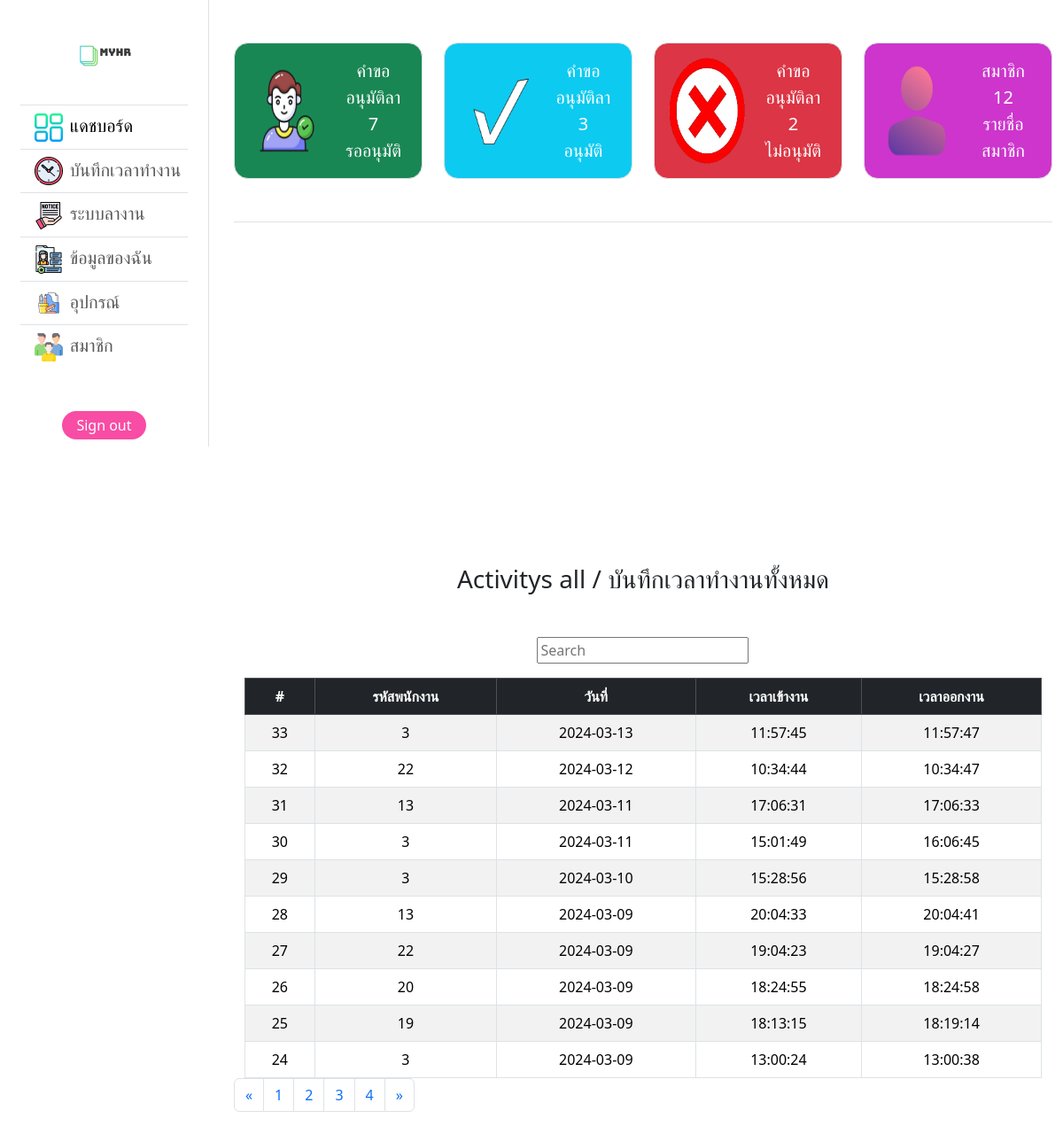
Page /dashboard_io.php (signed in) on the committed database.
### tables this page shows
CREATE TABLE `work_io` (
  `id` int(11) NOT NULL,
  `emp_id` int(11) NOT NULL,
  `workdate` date NOT NULL,
  `work_in` time NOT NULL,
  `work_out` time DEFAULT NULL
);

### config/pagination.php (called while the page is built, shortened)
<?php
$perpage = 10;
if (isset($_GET['page'])) {
    $page = $_GET['page'];
} else {
    $page = 1;
}
$start = ($page - 1) * $perpage;

### dashboard_io.php (the view, shortened to what this page needs)
<?php
include('config/chart.php');
?>
<!DOCTYPE html>
<html lang="en">
<head>
    <link rel="stylesheet" href="style/dashboard.css" />
    <link href="https://cdn.jsdelivr.net/npm/bootstrap@5.3.2/dist/css/bootstrap.min.css" rel="stylesheet" />
</head>
<body>
    <div class="d-flex">
        <nav class="navbar navbar-expand-lg fixed-left sidebar border-end">
            <div class="container-fluid flex-lg-column">
                <a class="navbar-brand m-auto" href="#"><img src="images/myhr.png" alt="" width="100px" height="100px" /></a>
                <div class="sidebar offcanvas offcanvas-start" tabindex="-1" id="offcanvasNavbar" aria-labelledby="offcanvasNavbarLabel">
                    <div class="offcanvas-body d-flex flex-column p-4 p-lg-0">
                        <ul class="navbar-nav justify-content-center  fs-5 flex-grow-1 flex-lg-column">
                            <?php if ($_SESSION['role'] == 'admin') { ?>
                                <li class="nav-item border-top">
                                    <a class="nav-link active main-btn-hover" id="dashboardLink" data-bs-toggle="collapse" href="#collapseExample"><img src="images/layout.png" alt="" style="width: 3rem; height: 2rem;" class="px-2">แดชบอร์ด</a>
                                </li>
                            <?php } ?>
                            <li class="nav-item border-top">
                                <a class="nav-link main-btn-hover" href="workio.php"><img src="images/clock.png" alt="" style="width: 3rem; height: 2rem;" class="px-2">บันทึกเวลาทำงาน</a>
                            </li>
                            <li class="nav-item border-top">
                                <a class="nav-link main-btn-hover" href="leave.php"><img src="images/notice.png" alt="" style="width: 3rem; height: 2rem;" class="px-2">ระบบลางาน</a>
                            </li>
                            <li class="nav-item border-top">
                                <a class="nav-link main-btn-hover" href="info.php"><img src="images/personal-data.png" alt="" style="width: 3rem; height: 2rem;" class="px-2">ข้อมูลของฉัน</a>
                            </li>
                            <li class="nav-item border-top">
                                <a class="nav-link main-btn-hover" href="asset.php"><img src="images/office-supplies.png" alt="" style="width: 3rem; height: 2rem;" class="px-2">อุปกรณ์</a>
                            </li>
                            <?php if ($_SESSION['role'] == 'admin') { ?>
                                <li class="nav-item border-top">
                                    <a class="nav-link main-btn-hover" href="member.php"><img src="images/team.png" alt="" style="width: 3rem; height: 2rem;" class="px-2">สมาชิก</a>
                                </li>
                            <?php } ?>
                        </ul>
                        <div class="d-flex justify-content-center align-items-center gap-3 mt-5">
                            <a href="/hrproject/config/logout.php" class="text-white text-decoration-none px-3 py-1 rounded-4" style="background-color: #f94ca4">Sign out</a>
                        </div>
                    </div>
                </div>
            </div>
        </nav>
        <?php
        if (!isset($_SESSION['account_id'])) {
        } else {
            $query_member_count = "SELECT COUNT(account_id) AS total_members FROM user_account";
            $result_member_count = mysqli_query($conn, $query_member_count);
            if ($result_member_count) {
                $row = mysqli_fetch_assoc($result_member_count);
                $total_members = $row['total_members'];
            } else {
                echo "Error: " . mysqli_error($conn);
            }
            $query_req_count = "SELECT COUNT(status) AS total_req FROM resleave WHERE status = 'request'";
            $result_req_count = mysqli_query($conn, $query_req_count);
            if ($result_req_count) {
                $row_req = mysqli_fetch_assoc($result_req_count);
                $total_req = $row_req['total_req'];
            } else {
                echo "Error: " . mysqli_error($conn);
            }
            $query_approve_count = "SELECT COUNT(status) AS total_approve FROM resleave WHERE status = 'approve'";
            $result_approve_count = mysqli_query($conn, $query_approve_count);
            if ($result_approve_count) {
                $row_approve = mysqli_fetch_assoc($result_approve_count);
                $total_approve = $row_approve['total_approve'];
            } else {
                echo "Error: " . mysqli_error($conn);
            }
            $query_reject_count = "SELECT COUNT(status) AS total_reject FROM resleave WHERE status = 'decline'";
            $result_reject_count = mysqli_query($conn, $query_reject_count);
            if ($result_reject_count) {
                $row_reject = mysqli_fetch_assoc($result_reject_count);
                $total_reject = $row_reject['total_reject'];
            } else {
                echo "Error: " . mysqli_error($conn);
            }
        }
        ?>
        <div class="flex-grow-1 ms-3 container text-center">
            <div class="row fs-5 mt-5">
                <div class="col-12 col-md-6 col-xl-3">
                    <a href="dashboard_leave_admin.php">
                        <div class="p-1 bg-success border rounded-4 d-inline-flex text-white p-3">
                            <img src="images/humancheck.png" alt="" width="86px" class="me-3">
                            <p class="m-auto">คำขออนุมัติลา<br><?php echo $total_req; ?> <br>รออนุมัติ</p>
                        </div>
                    </a>
                </div>
                <div class="col-12 col-md-6 col-xl-3">
                    <a href="dashboard_approve_admin.php">
                        <div class="p-1 bg-info border rounded-4 d-inline-flex text-white p-3">
                            <img src="images/check.png" alt="" width="86px" class="me-3">
                            <p class="m-auto">คำขออนุมัติลา<br><?php echo $total_approve; ?> <br>อนุมัติ</p>
                        </div>
                    </a>
                </div>
                <div class="col-12 col-md-6 col-xl-3">
                    <a href="dashboard_decline_admin.php">
                        <div class="p-1 bg-danger border rounded-4 d-inline-flex text-white p-3">
                            <img src="images/x-mark.png" alt="" width="86px" class="me-3">
                            <p class="m-auto">คำขออนุมัติลา<br><?php echo $total_reject; ?> <br>ไม่อนุมัติ</p>
                        </div>
                    </a>
                </div>
                <div class="col-12 col-md-6 col-xl-3">
                    <a href="member.php">
                        <div class="p-1 border rounded-4 d-inline-flex text-white p-3" style="background-color: #CD35CD;">
                            <img src="images/user.png" alt="" width="86px" class="me-3">
                            <p class="m-auto">สมาชิก<br><?php echo $total_members; ?> <br>รายชื่อสมาชิก</p>
                        </div>
                    </a>
                </div>
            </div>
            <div class="container m-auto justify-content-center text-center mt-5 border-top">
                <?php
                include('config/pagination.php');
                $query_date = "SELECT * FROM work_io ORDER BY id DESC limit {$start} , {$perpage}";
                $result = mysqli_query($conn, $query_date);
                ?>
                <div id="chartContainer" style="height: 370px; width: 100%;"></div>
                <h3 class="mt-3">Activitys all / บันทึกเวลาทำงานทั้งหมด</h3>
                <div class="mt-5">
                    <div class="form-outline">
                        <input type="text" id="getName" placeholder="Search">
                    </div>
                    <table class="table table-hover text-center m-auto table table-striped table-hover table-bordered mt-3">
                        <thead class="align-item-center table-dark">
                            <tr>
                                <th>#</th>
                                <th>รหัสพนักงาน</th>
                                <th>วันที่</th>
                                <th>เวลาเข้างาน</th>
                                <th>เวลาออกงาน</th>
                            </tr>
                        </thead>
                        <tbody id="showdata">
                            <?php while ($row = mysqli_fetch_assoc($result)) { ?>
                                <tr>
                                    <td><?php echo $row['id'] ?></td>
                                    <td><?php echo $row['emp_id'] ?></td>
                                    <td><?php echo $row['workdate'] ?></td>
                                    <td><?php echo $row['work_in'] ?></td>
                                    <td><?php echo $row['work_out'] ?></td>
                                </tr>
                            <?php } ?>
                        </tbody>
                    </table>
                </div>
            </div>
            <?php
            $query2 = "SELECT * FROM work_io";
            $result2 = mysqli_query($conn, $query2);
            $total_record = mysqli_num_rows($result2);
            $total_page = ceil($total_record / $perpage);
            ?>
            <nav aria-label="Page navigation">
                <ul class="pagination">
                    <li class="page-item">
                        <a href="dashboard_io.php?page=1" class="page-link" aria-label="Previous">
                            <span aria-hidden="true">&laquo;</span>
                        </a>
                    </li>
                    <?php for ($i = 1; $i <= $total_page; $i++) { ?>
                        <li class="page-item"><a href="dashboard_io.php?page=<?php echo $i; ?>" class="page-link"><?php echo $i; ?></a></li>
                    <?php } ?>
                    <li class="page-item">
                        <a href="dashboard_io.php?page=<?php echo $total_page; ?>" class="page-link" aria-label="Next">
                            <span aria-hidden="true">&raquo;</span>
                        </a>
                    </li>
                </ul>
            </nav>
        </div>
    </div>
</body>
</html>

### style/dashboard.css (style rules this page uses)
.sidebar { width: 25%; height: 100%; background-color: rgb(255, 255, 255); }
ul { list-style-type: none; }

### rows in the picture
work_io: id "33", emp "3", workdate "2024-03-13", work_in "11:57:45", work_out "11:57:47"
work_io: id "32", emp "22", workdate "2024-03-12", work_in "10:34:44", work_out "10:34:47"
work_io: id "31", emp "13", workdate "2024-03-11", work_in "17:06:31", work_out "17:06:33"
work_io: id "30", emp "3", workdate "2024-03-11", work_in "15:01:49", work_out "16:06:45"
work_io: id "29", emp "3", workdate "2024-03-10", work_in "15:28:56", work_out "15:28:58"
work_io: id "28", emp "13", workdate "2024-03-09", work_in "20:04:33", work_out "20:04:41"
work_io: id "27", emp "22", workdate "2024-03-09", work_in "19:04:23", work_out "19:04:27"
work_io: id "26", emp "20", workdate "2024-03-09", work_in "18:24:55", work_out "18:24:58"
work_io: id "25", emp "19", workdate "2024-03-09", work_in "18:13:15", work_out "18:19:14"
work_io: id "24", emp "3", workdate "2024-03-09", work_in "13:00:24", work_out "13:00:38"

### other values in the picture
$total_req "7"
$total_approve "3"
$total_reject "2"
$total_members "12"
